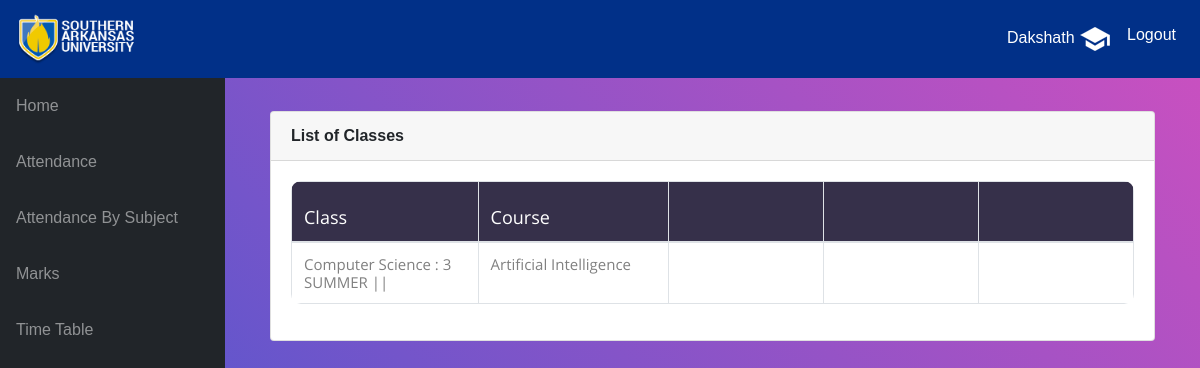
Page /teacher/CS01/4/Classes/ (signed in) on the committed database.
### info/models.py (models this page shows, shortened)
class User(AbstractUser):
    @property
    def is_student(self):
        if hasattr(self, 'student'):
            return True
        return False

class Student(models.Model):
    user = models.OneToOneField(User, on_delete=models.CASCADE, null=True)
    class_id = models.ForeignKey(Class, on_delete=models.CASCADE, default=1)
    USN = models.CharField(primary_key='True', max_length=100)
    name = models.CharField(max_length=200)
    sex = models.CharField(max_length=50, choices=sex_choice, default='Male')
    DOB = models.DateField(default='1998-01-01')

class Assign(models.Model):
    class_id = models.ForeignKey(Class, on_delete=models.CASCADE)
    course = models.ForeignKey(Course, on_delete=models.CASCADE)
    teacher = models.ForeignKey(Teacher, on_delete=models.CASCADE)
    class Meta:
        unique_together = (('course', 'class_id', 'teacher'),)

class Class(models.Model):
    id = models.CharField(primary_key='True', max_length=100)
    dept = models.ForeignKey(Dept, on_delete=models.CASCADE)
    section = models.CharField(max_length=100)
    sem = models.IntegerField()
    class Meta:
        verbose_name_plural = 'classes'
    def __str__(self):
        d = Dept.objects.get(name=self.dept)
        return '%s : %d %s' % (d.name, self.sem, self.section)

class Dept(models.Model):
    id = models.CharField(primary_key='True', max_length=100)
    name = models.CharField(max_length=200)
    def __str__(self):
        return self.name

class Course(models.Model):
    dept = models.ForeignKey(Dept, on_delete=models.CASCADE)
    id = models.CharField(primary_key='True', max_length=50)
    name = models.CharField(max_length=50)
    shortname = models.CharField(max_length=50, default='X')
    def __str__(self):
        return self.name

### info/views.py (the view)
# urls.py: path('teacher/<slug:teacher_id>/<int:choice>/Classes/', views.t_clas, name='t_clas'),
@login_required
def t_clas(request, teacher_id, choice):
    teacher1 = get_object_or_404(Teacher, id=teacher_id)
    return render(request, 'info/t_clas.html', {'teacher1': teacher1, 'choice': choice})

### info/templates/info/t_clas.html (shortened to what this page needs)
{% extends 'info/base.html' %}
{% block content %}
    <div class="card mb-3">
    <div class="card-header">
        <b>List of Classes</b></div>
    <div class="card-body">
        <div class="table-responsive">
            <table class="table table-bordered" id="dataTable" width="100%" cellspacing="0">
                  <thead>
                    <tr>
                        <th>Class</th>
                        <th>Course</th>
                        <th></th>
                        <th></th>
                        <th></th>
                    </tr>
                  </thead>
                  <tbody>
                    {% for ass in teacher1.assign_set.all %}
                    <tr>
                        <td>{{ ass.class_id }}</td>
                        <td>{{ ass.course }}</td>
                        <td>
                        </td>
                        <td>
                        </td>
                        <td>
                        </td>
                    </tr>
                    {% empty %}
                            <p>teacher has no courses</p>
                    {% endfor %}
                  </tbody>
                </table>
              </div>
            </div>
    </div>
{% endblock %}

### info/templates/info/base.html (shortened to what this page needs)
<!DOCTYPE html>
<html lang="en">
  <head>
      {% load static %}
    <link href="{% static '/info/bootstrap/vendor/bootstrap/css/bootstrap.min.css' %}" rel="stylesheet">
    <link href="{% static '/info/bootstrap/vendor/datatables/dataTables.bootstrap4.css' %}" rel="stylesheet">
    <link href="{% static '/info/bootstrap/css/sb-admin.css' %}" rel="stylesheet">
      <link rel="stylesheet" type="text/css" href="{% static '/info/table/css/wrapper.css' %}">
      <link rel="stylesheet" type="text/css" href="{% static '/info/table/css/style.css' %}">
  </head>
  <body id="page-top">
{% if request.user.is_student %}
                    <nav class="navbar navbar-expand navbar-dark bg-dark static-top" style="background-color: #013088!important;color:white!important;">
                {% elif request.user.is_teacher %}
                   <nav class="navbar navbar-expand navbar-dark bg-dark static-top">
                {% endif %}
      <a class="navbar-brand mr-1" href="{% url 'index' %}" >
          <img src="{% static '/info/images/sau-logo.png' %}" width="40%" height="40%">
      </a>
      <button class="btn btn-link btn-sm text-white order-1 order-sm-0" id="sidebarToggle" href="#">
      </button>
        <div class="collapse navbar-collapse" id="navbarResponsive">
          <ul class="navbar-nav ml-auto">
            <li class="nav-item">
                {% if request.user.is_student %}
                    <a class="nav-link text-capitalize" style="color:white!important;">{{ request.user.student.name }}&nbsp;<img src="{% static '/info/images/student.png' %}" ></a>
                {% elif request.user.is_teacher %}
                    <a class="nav-link text-capitalize">{{ request.user.teacher.name }}&nbsp;<img src="{% static '/info/images/teacher.png' %}"></a>
                {% endif %}
            </li>
            <li class="nav-item">
                <a class="nav-link" href="#" data-toggle="modal" data-target="#logoutModal" style="color:white!important;">Logout</a>
            </li>
          </ul>
        </div>
    </nav>
    <div id="wrapper">
      <ul class="sidebar navbar-nav">
            <li class="nav-item">
              <a class="nav-link" href="{% url 'index' %}">
                <span>Home</span>
              </a>
            </li>
        {% if request.user.is_student %}
            <li class="nav-item">
              <a class="nav-link" href="{% url 'attendance' request.user.student.USN %}">
                <span>Attendance</span>
              </a>
            </li>
            <li class="nav-item">
              <a class="nav-link" href="{% url 'attendance' request.user.student.USN %}">
                <span>Attendance By Subject</span>
              </a>
            </li>
            <li class="nav-item">
              <a class="nav-link" href="{% url 'marks_list' request.user.student.USN %}">
                <span>Marks</span>
              </a>
            </li>
              <li class="nav-item">
              <a class="nav-link" href="{% url 'timetable' request.user.student.class_id_id %}">
                <span>Time Table</span>
              </a>
            </li>
        {% endif %}
      </ul>
      <div id="content-wrapper">
        <div class="container-fluid">
            {% block content %}
            {% endblock %}
        </div>
      </div>
    </div>
  </body>
</html>

### info/static/info/table/css/wrapper.css (style rules this page uses)
#wrapper { display: -webkit-box; display: -ms-flexbox; display: flex; }
#wrapper #content-wrapper { overflow-x: hidden; width: 100%; padding-top: 10px; padding-bottom: 80px; background: #c850c0; background: -webkit-linear-gradient(45deg, #4158d0, #c850c0); background: -o-linear-gradient(45deg, #4158d0, #c850c0); background: -moz-linear-gradient(45deg, #4158d0, #c850c0); background: linear-gradient(45deg, #4158d0, #c850c0); display: -webkit-box; display: -webkit-flex; display: -moz-box; display: -ms-flexbox; display: flex; flex-wrap: wrap; padding: 33px 30px; }

### info/static/info/table/css/style.css (style rules this page uses)
* { margin: 0px; padding: 0px; box-sizing: border-box; }
body, html { height: 100%; font-family: sans-serif; }
a { margin: 0px; transition: all 0.4s; -webkit-transition: all 0.4s; -o-transition: all 0.4s; -moz-transition: all 0.4s; }
ul, li { margin: 0px; list-style-type: none; }
button { outline: none !important; border: none; background: transparent; }
table { border-spacing: 1; border-collapse: collapse; background: white; border-radius: 10px; overflow: hidden; width: 100%; margin: 0 auto; position: relative; }
table * { position: relative; }
table td, table th { padding-left: 8px; }
table thead tr { height: 60px; background: #36304a; }
table tbody tr { height: 50px; }
table tbody tr:last-child { border: 0; }
table td, table th { text-align: left; }
th { font-family: OpenSans-Regular; font-size: 18px; color: #fff; line-height: 1.2; font-weight: unset; }
tbody tr { font-family: OpenSans-Regular; font-size: 15px; color: #808080; line-height: 1.2; font-weight: unset; }
td { width: 260px; padding-left: 40px; }

### rows in the picture
User: user.student.name "Dakshath"
Assign: class_id "Computer Science : 3 SUMMER ||", course "Artificial Intelligence"
